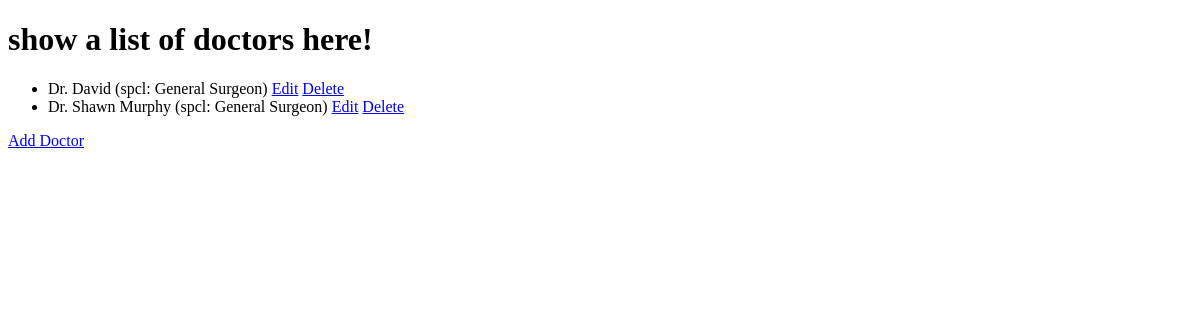
Before: /doctor-records with the older database file.
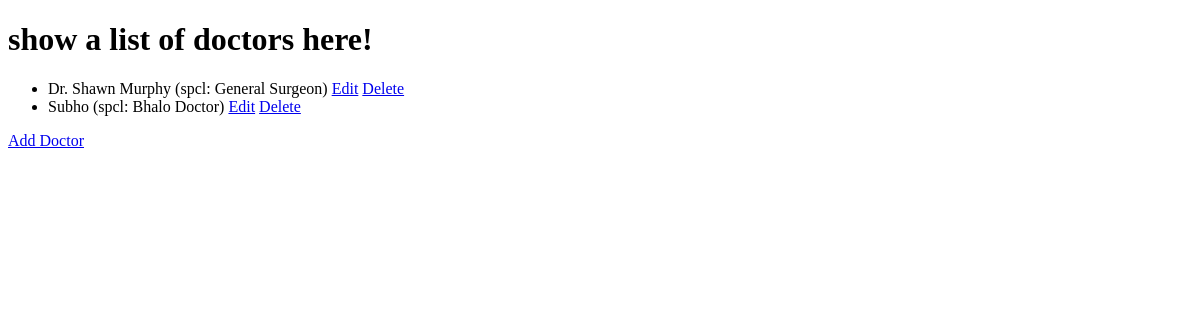
After: the same page with the newer database file.
### records/models.py (models this page shows, shortened)
class Doctor(models.Model):
    doctor_id = models.AutoField(primary_key=True)
    doctor_name = models.CharField(max_length=25)
    specialization = models.CharField(max_length=25)

### records/views.py (the view)
# urls.py: path('doctor-records', DoctorRecordsView.as_view(), name="DoctorRecords"),
class DoctorRecordsView(ListView):
    model = Doctor
    template_name = 'records/doctor-records.html'

### records/templates/records/doctor-records.html (shortened to what this page needs)
<!DOCTYPE html>
<html lang="en">
<head>
</head>
<body>
<h1>show a list of doctors here!</h1>
<ul>
    {% for doctor in object_list %}
    <li>{{doctor.doctor_name}} (spcl: {{doctor.specialization}}) <a href="edit-doctor/{{doctor.doctor_id}}">Edit</a> <a href="delete-doctor/{{doctor.doctor_id}}">Delete</a></li>
    {% endfor %}
</ul>
<a href="add-doctor">Add Doctor</a>
</body>
</html>

Changed rows visible on the page:
removed Doctor: doctor_name "Dr. David", specialization "General Surgeon"
added Doctor: doctor_name "Subho", specialization "Bhalo Doctor"
